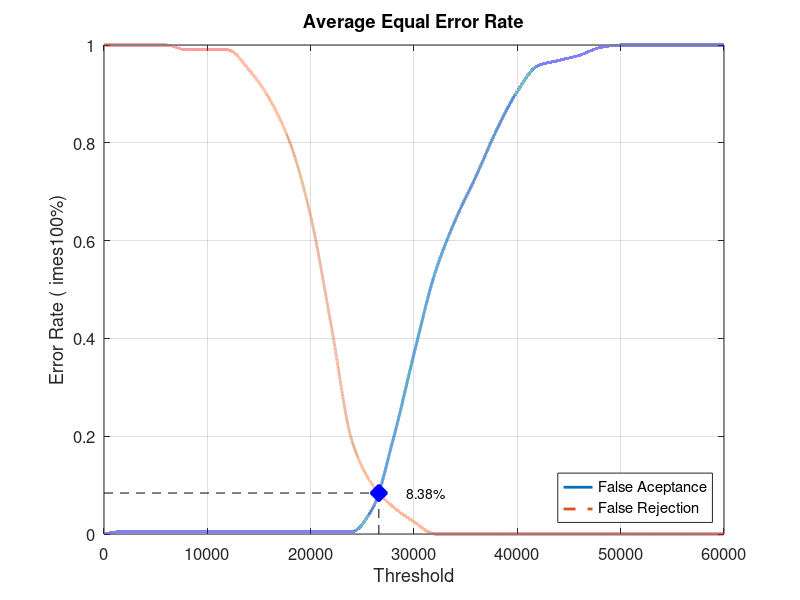
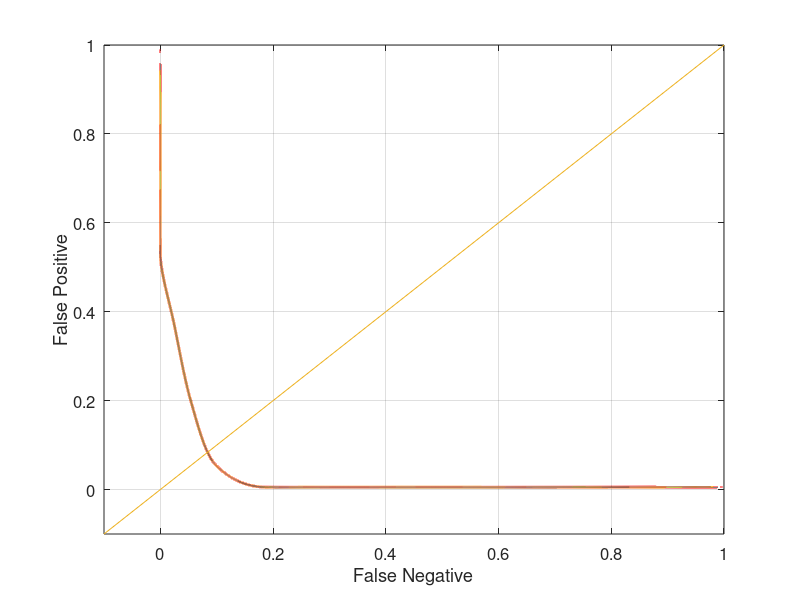

Recreate these plots in MATLAB, in order.
close all;
clear;
clc;
x = 0:2000:60000;
xq = 0:0.5:60000;

y0 = [0 0.00526316 0.00526316 0.00526316 0.00526316 0.00526316 0.00526316 0.00526316 0.00526316 0.00526316 0.00526316 0.00526316 0.00526316 0.0526316 0.194737 0.368421 0.531579 0.642105 0.731579 0.826316 0.905263 0.957895 0.968421 0.978947 0.994737 1 1 1 1 1 1]
yy0 = interp1(x, y0, xq, 'pchip');
y1 = [1 1 1 1 0.99 0.99 0.99 0.95 0.89 0.8 0.65 0.425 0.19 0.1 0.055 0.025 0 0 0 0 0 0 0 0 0 0 0 0 0 0 0]
yy1 = interp1(x, y1, xq, 'pchip');

% Calculating EER: 
y2 = abs(y0 - y1);
find(y2 == min(y2))
yy2 = abs(yy0 - yy1);
xEER = find(yy2 == min(yy2));
xEERIndex = xq(xEER) % X-axis EER
yEER = yy0(xEER) % Y-axis EER

main = figure
plot(xq, yy0,'-','LineWidth', 2);	hold on
plot(xq, yy1,'--','LineWidth', 2);	hold on
plot([xEERIndex xEERIndex], [0 yEER], 'k--');	hold on
plot([0 xEERIndex], [yEER yEER], 'k--');	hold on
plot(xEERIndex, yEER, 'bx', 'LineWidth', 10);	hold on
text(xEERIndex + 10 * xEERIndex / 100, yEER, [num2str(round((10000 * yEER)) / 100) '%'])
legend('False Aceptance', 'False Rejection', 'Location', 'SouthEast')
xlabel('Threshold')
ylabel('Error Rate (	imes100%)')
title('Average Equal Error Rate')
set(gca, 'FontSize', 12)
axis([0 60000 0 1])
grid on

print(main, 'Database1_2Main', '-dpng');
FNRxFPR = figure('Color', [1 1 1]);
plot(yy1, yy0, '-', yy1, yy0, 'LineWidth', 2);
hold on
y = -0.1:0.1:1
plot(y, y); 
set(gca, 'FontSize', 12)
xlabel('False Negative')
ylabel('False Positive')
axis([-0.1 1 -0.1 1])
set(gca, 'FontSize', 12)
grid on

print(FNRxFPR, 'Database1_2FNRxFPR','-dpng');
